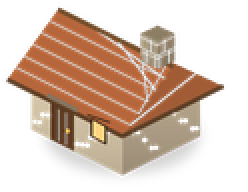
#> input picture core/rpgasset/guildbase/gb_cottage_a.png, 124 x 96 px (shown 2 times larger)
$ python -i preview_iso.py   (imports and definitions only)
#> lines starting #> are read from the running program, lines starting #| are printed output that depends on the picture
#!/usr/bin/env python3
"""PIL preview renderer — 1:1 mirror of the bot's homestead/guild renderFrame
(same iso math, same assets, placements from gen_placements.js)."""
import json, math, os, subprocess, sys
from PIL import Image, ImageDraw, ImageFilter, ImageFont

REPO = '/home/z/my-project/repos/whatsapp-bot'
HS = f'{REPO}/core/rpgasset/homestead'
GB = f'{REPO}/core/rpgasset/guildbase'
FONTS = f'{REPO}/core/rpgasset/fonts'
PREV = '/home/z/my-project/download/assets/previews'
# [1 line not run here, left out]

TW, TH, N, P, M = 64, 32, 16, 3, 12
ART_W, ART_H = 1240, 850
OX, OY = ART_W / 2, 150

def isoX(x, y): return OX + (x - y) * (TW / 2)
def isoY(x, y): return OY + (x + y) * (TH / 2)

_img_cache = {}
def img(dirpath, name):
    key = dirpath + '/' + name
    if key not in _img_cache:
        try: _img_cache[key] = Image.open(key).convert('RGBA')
        except Exception: _img_cache[key] = None
    return _img_cache[key]

# [8 lines left out: function tint, not called in this run]

def mulberry32(seed):
    a = seed & 0xFFFFFFFF
    def rnd():
        nonlocal a
        a = (a + 0x6D2B79F5) & 0xFFFFFFFF
        t = a
        t = (t ^ (t >> 15)) * (1 | t) & 0xFFFFFFFF
        t = (t + (((t ^ (t >> 7)) * (61 | t) & 0xFFFFFFFF))) & 0xFFFFFFFF
        return ((t ^ (t >> 14)) & 0xFFFFFFFF) / 4294967296
    return rnd

# [6 lines left out: function hash_str, not called in this run]

GRASS = ['forest_moss_a.png', 'forest_moss_b.png', 'forest_moss_c.png']
GRASS_IMGS = [img(HS, g) for g in GRASS]
#> GRASS_IMGS = 3 items
ROCK_TILE = img(HS, 'forest_rock_tile.png')
SHROOM_TILE = img(HS, 'forest_moss_shrooms.png')
TRAIL = img(HS, 'forest_trail.png')
WATER = [img(HS, 'forest_water_0.png'), img(HS, 'forest_water_1.png')]
# [1 line not run here, left out]

# [4 lines left out: function struct_def, not called in this run]

def in_zone(z, x, y):
    return z and z['x'] <= x < z['x'] + z['fw'] and z['y'] <= y < z['y'] + z['fh']

def round_rect(d, box, r, **kw):
    d.rounded_rectangle(box, radius=r, **kw)

def backdrop(im):
    """simplified paintBackdrop: canopy gradient + 3 hazed treeline rows."""
    d = ImageDraw.Draw(im)
    top = (0x16, 0x23, 0x0f); mid = (0x35, 0x51, 0x1f); low = (0x55, 0x74, 0x2f)
    horizon = isoY(0, 0) - 16
    for y in range(0, max(int(horizon) + 40, 10)):
        t = y / max(horizon + 40, 10)
        c = tuple(int(top[i] + (low[i] - top[i]) * min(1, t * 1.35)) for i in range(3))
        d.line([(0, y), (ART_W, y)], fill=c)
    ib = isoY(N - 1, N - 1) + 16
    for y in range(max(0, int(ib - 30)), ART_H):
        t = min(1, (y - (ib - 30)) / max(1, ART_H - ib + 30))
        c = (int(0x1d + (0x12 - 0x1d) * t), int(0x2a + (0x1a - 0x2a) * t), int(0x12 + (0x0b - 0x12) * t))
        d.line([(0, y), (ART_W, y)], fill=c)
    # treeline rows
    rows = [(horizon - 44, 0.34, '#1a2812', 0.94, 34), (horizon - 16, 0.52, '#223516', 0.95, 44), (horizon + 26, 0.74, '#2c4419', 1.0, 58)]
    for ri, (ry, sc, col, alpha, step) in enumerate(rows):
        rnd = mulberry32(101 + ri * 7)
        x = -60
        while x < ART_W + 120:
            f = ['px_conifer_a.png', 'px_conifer_b.png', 'px_pine_a.png', 'px_pine_b.png'][int(rnd() * 4) % 4]
            spr = img(HS, f)
            if spr:
                s2 = spr.resize((max(2, int(spr.width * sc)), max(2, int(spr.height * sc))), Image.LANCZOS)
                s2 = tint(s2, col)
                yy = ry + (rnd() - 0.5) * (10 + ri * 4)
                im.paste(s2, (int(x), int(yy - s2.height)), s2)
            x += step * (0.8 + rnd() * 0.5)

# [236 lines left out: functions draw_props_layer, render, not called in this run]

# layout data (mirror of homestead LAYOUT / guild PATHS + PLAZA)
BASE_LAYOUT_MINES = {'x': 1, 'y': 1, 'fw': 5, 'fh': 4}
BASE_LAYOUT_POND = {'x': 11, 'y': 0, 'fw': 5, 'fh': 4}
BASE_PATHS = {(c[0], c[1]) for c in [
    [5, 8], [5, 9], [5, 10], [6, 10], [7, 10], [8, 10], [9, 10], [9, 9], [9, 8],
    [7, 3], [7, 4], [7, 5], [7, 6],
    [3, 3], [4, 3], [5, 3], [6, 3],
    [8, 3], [9, 3], [10, 3], [11, 3], [12, 3],
    [1, 9], [2, 9], [3, 9], [4, 9],
    [9, 11], [9, 12], [9, 13], [8, 14], [7, 14], [6, 14], [5, 14],
]}
GUILD_PATHS = {(c[0], c[1]) for c in [
    [0, 8], [1, 8], [2, 8], [3, 8], [4, 8],
    [5, 5], [6, 5], [7, 5], [8, 5], [9, 5],
    [5, 6], [5, 7], [5, 8], [5, 9],
    [10, 6], [10, 7], [10, 8], [10, 9],
    [5, 10], [6, 10], [7, 10], [8, 10], [9, 10], [10, 10],
    [11, 8], [12, 8],
    [8, 3], [8, 4], [9, 3], [10, 3], [11, 3],
    [7, 11], [7, 12], [6, 13],
]}
GUILD_PLAZA = GUILD_PATHS & {(x, y) for x in range(5, 11) for y in range(5, 11)} | {(5, 5), (6, 5), (7, 5), (8, 5), (9, 5), (5, 6), (5, 7), (5, 8), (5, 9), (10, 6), (10, 7), (10, 8), (10, 9)}

# [30 lines not run here, left out]

>>> from PIL import Image
>>> picture = Image.open('../core/rpgasset/guildbase/gb_cottage_a.png')
#> picture is the input picture: PIL image 124x96 RGBA; mean R, G, B, A 77.6, 53.6, 36.9, 102.9
>>> result = backdrop(picture)
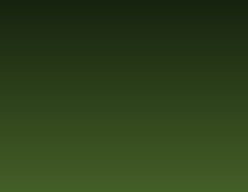
#> picture: PIL image 124x96 RGBA (shown 2 times larger); mean R, G, B, A 44.7, 64.4, 26.3, 255
